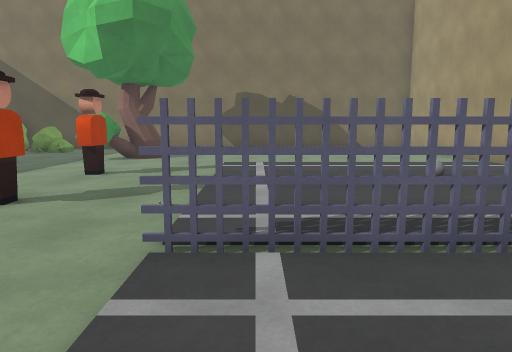
view 1 (above)

20 first-person views from a walk through a Unity game level. The camera is 1.2 m above the floor, tilts 8° down and sees 70° across. The floor is counted in squares, 1 m on a side. Each view is taken from the middle of a square. On the plan, view 1 faces up. The plan holds only what a view shows up to about 15 squares ahead; the rest is blank. The player is left out.

view 2
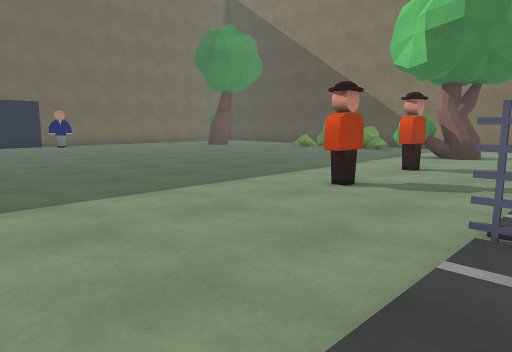

view 3
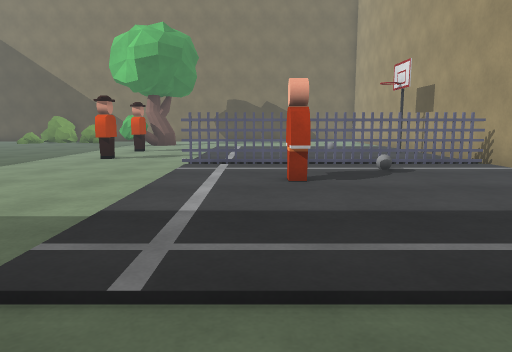

view 4
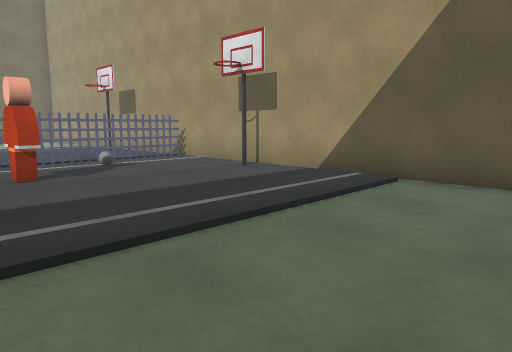

view 5
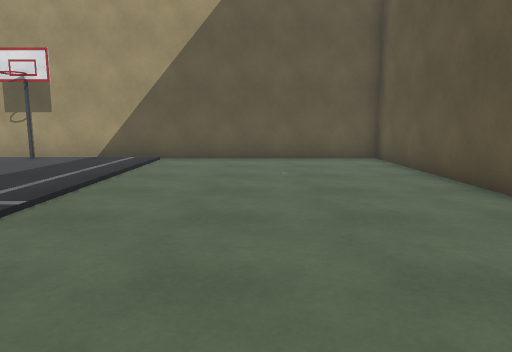

view 6
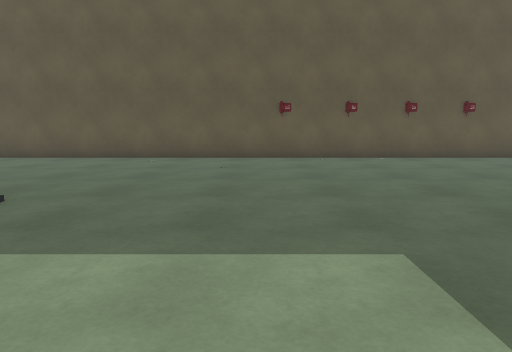

view 7
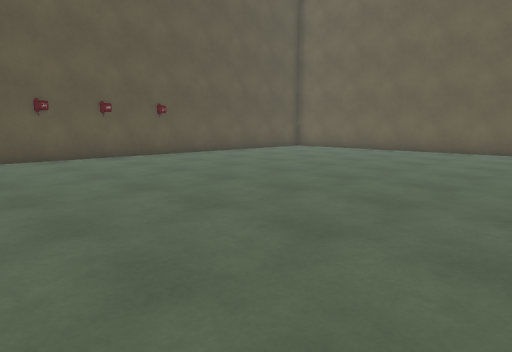

view 8
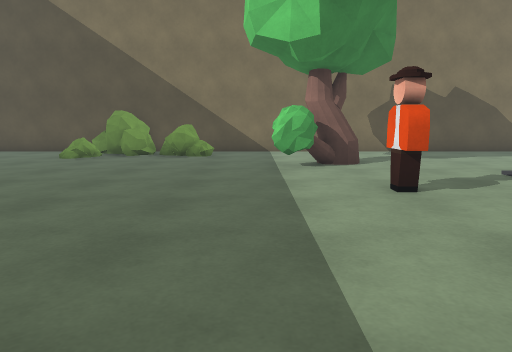

view 9
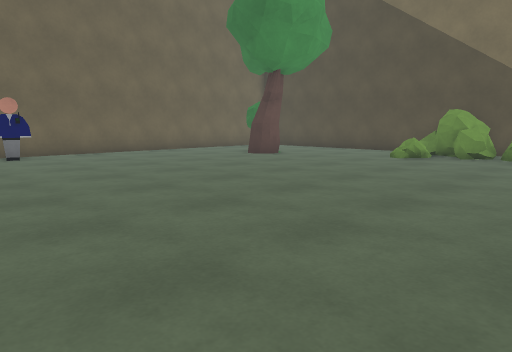

view 10
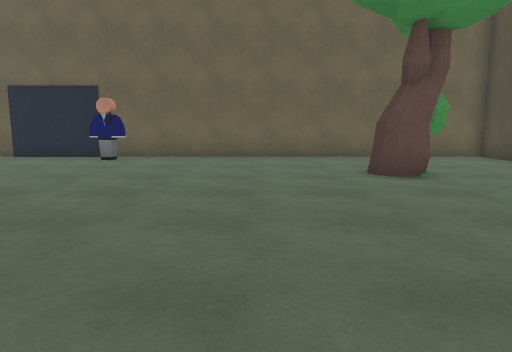

view 11
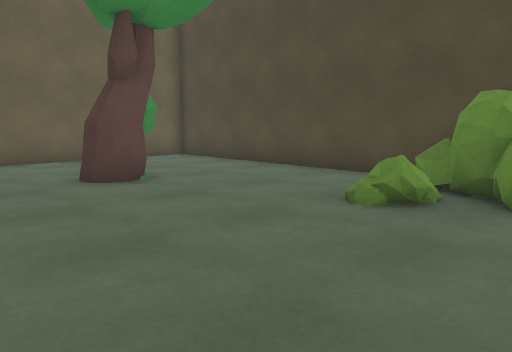

view 12
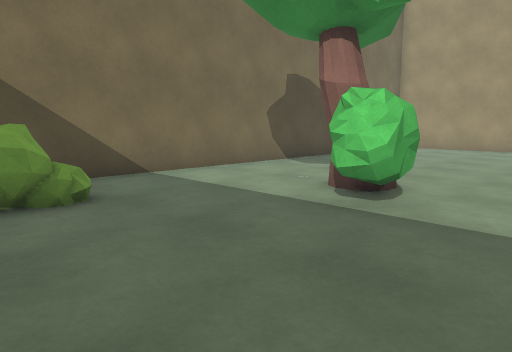

view 13
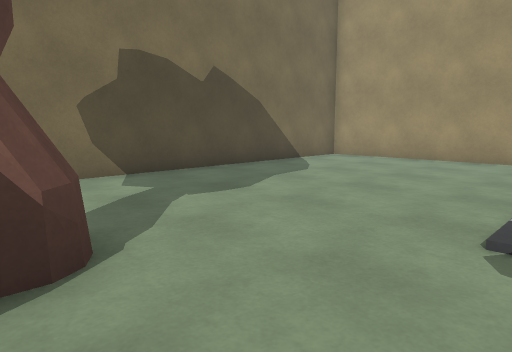

view 14
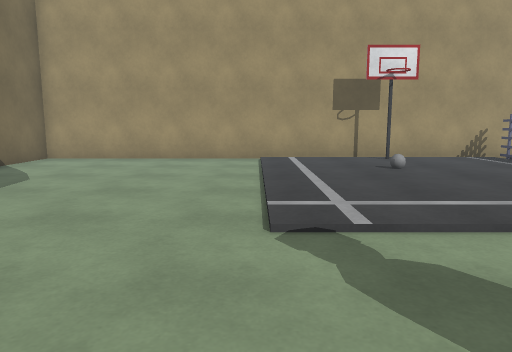

view 15
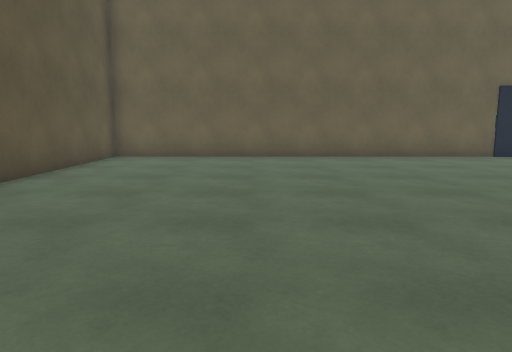

view 16
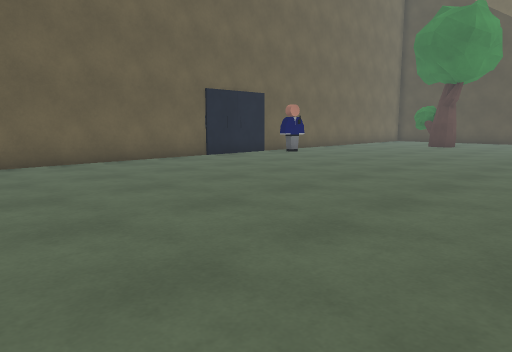

view 17
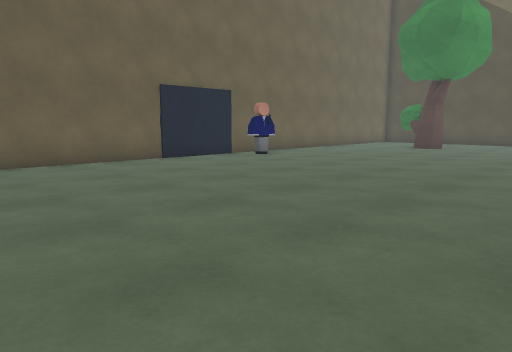

view 18
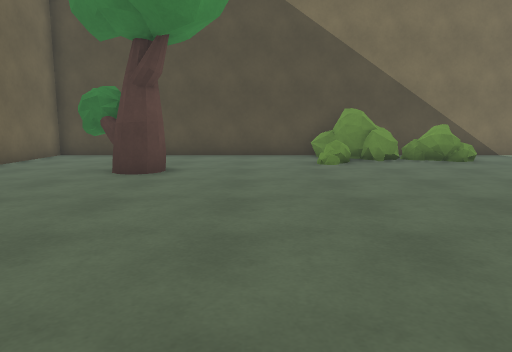

view 19
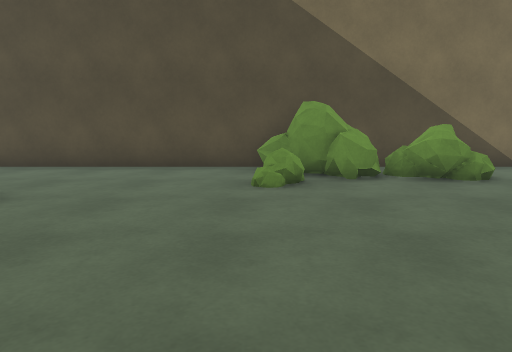

view 20
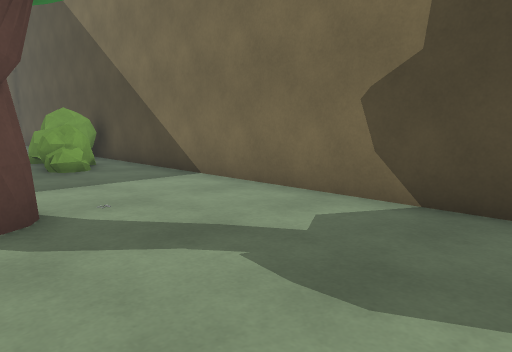

### Floor plan
Key: @ floor where view 1 was taken; # wall or solid block; . floor; / step, stairs or slope; = window, fence, low wall or low ledge; T tree; H thing the floor can be seen under or through; B bush; O other object.
Columns run from 24 left of view 1 to 8 right of it. Each row starts with its distance up from view 1.
 20 #################################
 19 #.........BBB...................#
 18 #..........BBBB.................#
 17 #........./BB.BO................#
 16 #..TT...../.....................#
 15 #..TTT.............TT...........#
 14 #....TT...........TTT...........#
 13 #.................T.............#
 12 #...............................#
 11 #...............................#
 10 #...................O...........#
  9 #...................O...........#
  8 #...............................#
  7 #...............................#
  6 #OO.................O...........#
  5 #O..............................#
  4 #........................=HH=...#
  3 #......................#=#...===#
  2 #...........................O...#
  1 #.........................O.....#
  0 #.......................@.O.....#
 -1 #...............................#
 -2 #...............................#
 -3 #...............................#
 -4 #...............................#
 -5 #...............................#
 -6 #...............................#
 -7 #...............................#
 -8 #...............................#
 -9 #...............................#
-10 #...............................#
-11 #...............................#
-12 #######  ########################

Where each view was taken, in squares from view 1:
view 1: 0 up, 0 right, facing up
view 2: 1 down, 0 right, facing up-left
view 3: 7 down, 1 right, facing up
view 4: 8 down, 0 right, facing up-right
view 5: 8 down, 5 left, facing right
view 6: 1 up, 5 left, facing down
view 7: 1 up, 7 left, facing down-left
view 8: 3 up, 7 left, facing up
view 9: 3 up, 8 left, facing up-left
view 10: 11 up, 10 left, facing left
view 11: 11 up, 11 left, facing up-left
view 12: 11 up, 11 left, facing up-right
view 13: 11 up, 5 left, facing up-right
view 14: 12 up, 5 left, facing right
view 15: 7 down, 10 left, facing left
view 16: 7 down, 12 left, facing up-left
view 17: 5 down, 12 left, facing up-left
view 18: 5 up, 16 left, facing up
view 19: 9 up, 14 left, facing up
view 20: 14 up, 1 right, facing up-left
